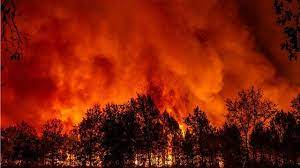
#> input picture yangin.jpg, 300 x 168 px
$ python goruntuPiramitleri.py
#> lines starting #> are read from the running program, lines starting #| are printed output that depends on the picture
import cv2
import numpy


resim = cv2.imread("yangin.jpg")
#> resim is the input picture: shape (168, 300, 3); mean B, G, R 9.6, 29.4, 127.7
iki_kat_buyuk = cv2.pyrUp(resim) #iki kat buyutme
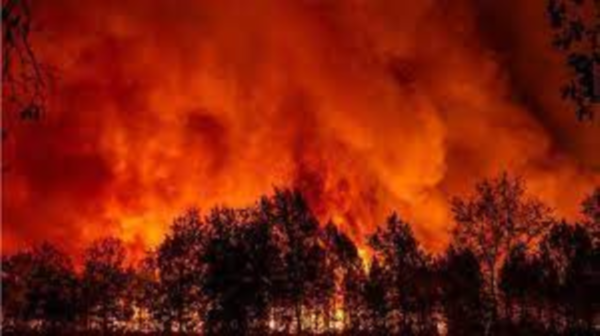
#> iki_kat_buyuk: shape (336, 600, 3); mean B, G, R 9.6, 29.3, 127.6
iki_kat_kucuk = cv2.pyrDown(resim) #iki kat kucultme
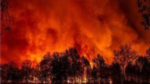
#> iki_kat_kucuk: shape (84, 150, 3); mean B, G, R 9.6, 29.4, 128

print("orijinal resim", resim.shape)
#| orijinal resim (168, 300, 3)
print("iki kat buyuk resim", iki_kat_buyuk.shape)
#| iki kat buyuk resim (336, 600, 3)
print("iki kat kucuk", iki_kat_kucuk.shape)
#| iki kat kucuk (84, 150, 3)
print(resim.shape)
#| (168, 300, 3)
print(iki_kat_buyuk.shape)
#| (336, 600, 3)
print(iki_kat_kucuk.shape)
#| (84, 150, 3)

cv2.imshow("yangın", resim)
cv2.imshow("buyuk yangın", iki_kat_buyuk)
cv2.imshow("kucuk yangın", iki_kat_kucuk)

cv2.waitKey(0)
cv2.destroyAllWindows()

$ run again, with face.jpg copied over yangin.jpg
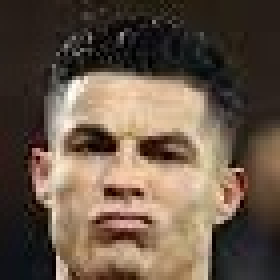
#> input picture face.jpg, 70 x 70 px (shown 4 times larger)
#> resim is the input picture: shape (70, 70, 3); mean B, G, R 72.4, 87.1, 104.2
#> `iki_kat_buyuk = cv2.pyrUp(resim)`:
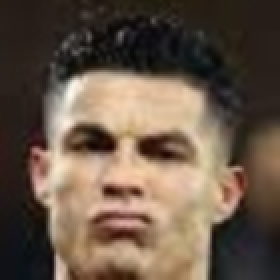
#> iki_kat_buyuk: shape (140, 140, 3) (shown 2 times larger); mean B, G, R 72.6, 87.4, 104.6
#> `iki_kat_kucuk = cv2.pyrDown(resim)`:
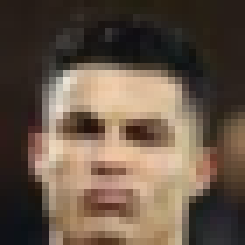
#> iki_kat_kucuk: shape (35, 35, 3) (shown 7 times larger); mean B, G, R 72, 86.7, 103.7
#| orijinal resim (70, 70, 3)
#| iki kat buyuk resim (140, 140, 3)
#| iki kat kucuk (35, 35, 3)
#| (70, 70, 3)
#| (140, 140, 3)
#| (35, 35, 3)

$ run again, with fb_2013.jpg copied over yangin.jpg
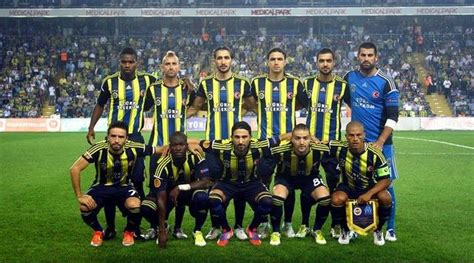
#> input picture fb_2013.jpg, 474 x 263 px
#> resim is the input picture: shape (263, 474, 3); mean B, G, R 80.5, 102.9, 89.5
#> `iki_kat_buyuk = cv2.pyrUp(resim)`:
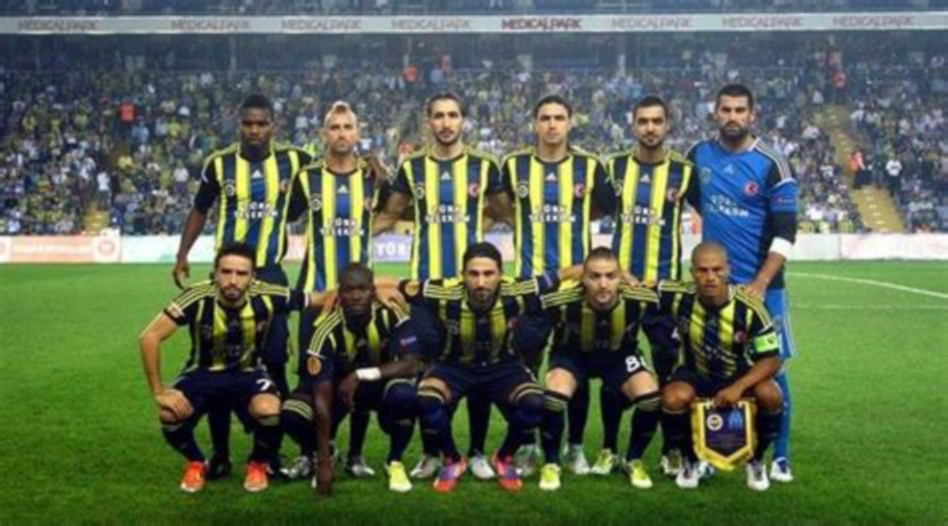
#> iki_kat_buyuk: shape (526, 948, 3); mean B, G, R 80.4, 102.9, 89.5
#> `iki_kat_kucuk = cv2.pyrDown(resim)`:
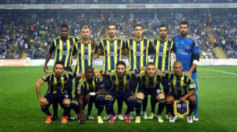
#> iki_kat_kucuk: shape (132, 237, 3); mean B, G, R 80.4, 102.8, 89.3
#| orijinal resim (263, 474, 3)
#| iki kat buyuk resim (526, 948, 3)
#| iki kat kucuk (132, 237, 3)
#| (263, 474, 3)
#| (526, 948, 3)
#| (132, 237, 3)

$ run again, with fire.jpg copied over yangin.jpg
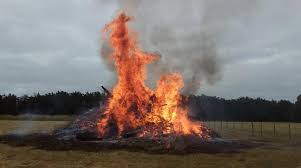
#> input picture fire.jpg, 301 x 168 px
#> resim is the input picture: shape (168, 301, 3); mean B, G, R 108.7, 113.6, 124.5
#> `iki_kat_kucuk = cv2.pyrDown(resim)`:
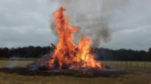
#> iki_kat_kucuk: shape (84, 151, 3); mean B, G, R 109.1, 113.9, 124.8
#| orijinal resim (168, 301, 3)
#| iki kat buyuk resim (336, 602, 3)
#| iki kat kucuk (84, 151, 3)
#| (168, 301, 3)
#| (336, 602, 3)
#| (84, 151, 3)
